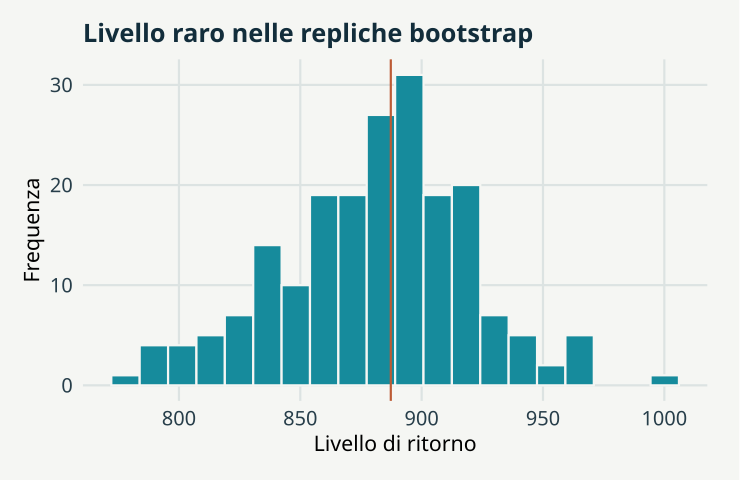

R code for this plot:
# GeoStat Lab — funzioni comuni. R >= 4.3; ggplot2 >= 3.4; jsonlite.
suppressPackageStartupMessages(library(ggplot2))
col_geo <- c('#168B9C','#BC5B35','#7054A4','#A17B19','#227864','#64748B')
theme_set(theme_minimal(base_size=17, base_family='sans') + theme(
  plot.background=element_rect(fill='#F5F6F3',colour=NA),
  panel.background=element_rect(fill='#F5F6F3',colour=NA),
  panel.grid.minor=element_blank(),panel.grid.major=element_line(colour='#DCE3E2'),
  plot.title=element_text(size=19,face='bold',colour='#122D3B'),
  plot.subtitle=element_text(size=13,colour='#405560',margin=margin(b=12)),
  axis.text=element_text(size=15,colour='#273E4A'),axis.title=element_text(size=16),
  legend.position='bottom',legend.title=element_blank(),legend.text=element_text(size=14),
  strip.text=element_text(size=15,face='bold'),plot.margin=margin(18,24,18,18)))
metric <- function(...) data.frame(grandezza=names(c(...)),valore=as.character(c(...)),check.names=FALSE)
f <- function(x,d=3) {out<-formatC(x,digits=d,format='fg');out[!is.finite(x)]<-'Non definito';out}
line_plot <- function(d,x='x',y='y',title='',xl=x,yl=y,group=NULL) {
 p<-ggplot(d,aes(x=.data[[x]],y=.data[[y]]))
 if(is.null(group)) p<-p+geom_line(colour=col_geo[1],linewidth=1.05) else p<-p+aes(colour=.data[[group]],group=.data[[group]])+geom_line(linewidth=1)+scale_colour_manual(values=col_geo)
 p+labs(title=title,x=xl,y=yl)
}
point_plot <- function(d,x='x',y='y',title='',xl=x,yl=y,group=NULL) {
 p<-ggplot(d,aes(x=.data[[x]],y=.data[[y]]))
 if(is.null(group))p<-p+geom_point(colour=col_geo[1],size=2.5,alpha=.8) else p<-p+aes(colour=.data[[group]])+geom_point(size=2.7,alpha=.85)+scale_colour_manual(values=col_geo)
 p+labs(title=title,x=xl,y=yl)
}
hist_plot<-function(x,title='',xl='Valore',bins=20)ggplot(data.frame(x=x),aes(x))+geom_histogram(bins=bins,fill=col_geo[1],colour='#F5F6F3')+labs(title=title,x=xl,y='Frequenza')
bar_plot<-function(d,x='gruppo',y='valore',title='',yl='Valore')ggplot(d,aes(x=.data[[x]],y=.data[[y]],fill=.data[[x]]))+geom_col(width=.65)+scale_fill_manual(values=rep(col_geo,length.out=length(unique(d[[x]])) ))+guides(fill='none')+labs(title=title,x=NULL,y=yl)
map_plot<-function(d,z='z',title='',xl='Est [km]',yl='Nord [km]')ggplot(d,aes(x,y,fill=.data[[z]]))+geom_raster()+coord_equal()+scale_fill_gradientn(colours=c('#153F56','#298C9C','#B8CDB2','#F1D889','#AD542F'))+labs(title=title,x=xl,y=yl)
acf_data<-function(x,lag=20){a<-acf(x,lag.max=min(lag,length(x)-1),plot=FALSE);data.frame(x=as.vector(a$lag)[-1],y=as.vector(a$acf)[-1])}
# AR(1), distribuzione marginale stazionaria N(0, 1).
ar_series<-function(n,rho){x<-numeric(n);x[1]<-rnorm(1);for(i in 2:n)x[i]<-rho*x[i-1]+sqrt(1-rho^2)*rnorm(1);x}
# Distanze euclidee in unità metriche già dichiarate; nessuna conversione implicita di CRS.
dist_cross<-function(a,b)sqrt(outer(a[,1],b[,1],'-')^2+outer(a[,2],b[,2],'-')^2)
# Predittore IDW: i punti coincidenti ricevono esattamente il valore osservato.
idw<-function(xy,z,new,power=2){dd<-dist_cross(new,xy);apply(dd,1,function(d)if(any(d<1e-10))mean(z[d<1e-10])else weighted.mean(z,d^(-power)))}
# CART didattico binario: divisioni assiali che minimizzano l'impurità di Gini.
cart_fit<-function(x,y,depth=2,minleaf=4){
 node<-list(p=mean(y),n=length(y));if(depth<1||length(unique(y))<2||length(y)<2*minleaf)return(node)
 best<-Inf
 for(j in seq_len(ncol(x))){v<-sort(unique(x[,j])); if(length(v)<2)next
  for(cut in (head(v,-1)+tail(v,-1))/2){left<-x[,j]<=cut;nl<-sum(left);nr<-sum(!left);if(min(nl,nr)<minleaf)next
   score<-nl*mean(y[left])*(1-mean(y[left]))+nr*mean(y[!left])*(1-mean(y[!left]))
   if(score<best){best<-score;node$j<-j;node$cut<-cut;split<-left}
  }
 }
 if(is.finite(best)){node$left<-cart_fit(x[split,,drop=FALSE],y[split],depth-1,minleaf);node$right<-cart_fit(x[!split,,drop=FALSE],y[!split],depth-1,minleaf)};node
}
cart_predict<-function(tree,x)apply(x,1,function(row){t<-tree;while(!is.null(t$j))t<-if(row[t$j]<=t$cut)t$left else t$right;t$p})

p <- list(n = 40, T = 100, B = 200, seed = 17)
set.seed(p$seed)
x <- 480 - 90 * log(-log(runif(p$n)))

qfun <- function(v) {
    b <- sd(v) * sqrt(6)/pi
    m <- mean(v) - 0.577215664901533 * b
    m - b * log(-log1p(-1/p$T))
}

q <- qfun(x)

boot <- replicate(p$B, qfun(sample(x, replace = TRUE)))

ci <- quantile(boot, c(0.025, 0.975))

data <- data.frame(livello = boot)

plots <- list(hist_plot(boot, "Livello raro nelle repliche bootstrap", "Livello di ritorno") + 
    geom_vline(xintercept = q, colour = col_geo[2]))

metrics <- metric(`Livello stimato` = f(q), `Limite 2,5%` = f(ci[1]), `Limite 97,5%` = f(ci[2]), 
    `T maggiore del record` = p$T > p$n)
print(metrics,row.names=FALSE)
ggplot2::ggsave('m14-livelli-rari-A.svg',plots[[1]],device=svglite::svglite,width=7.7,height=5.0,bg='#F8F6F1')
